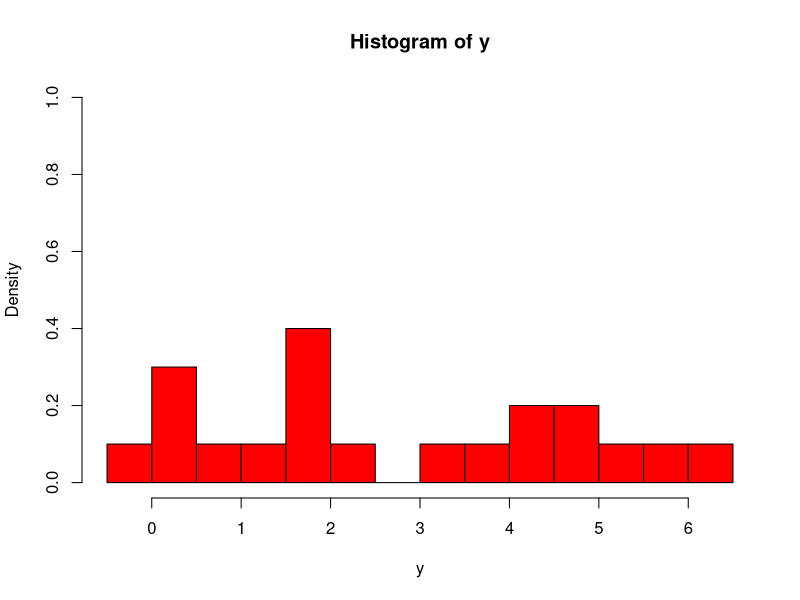
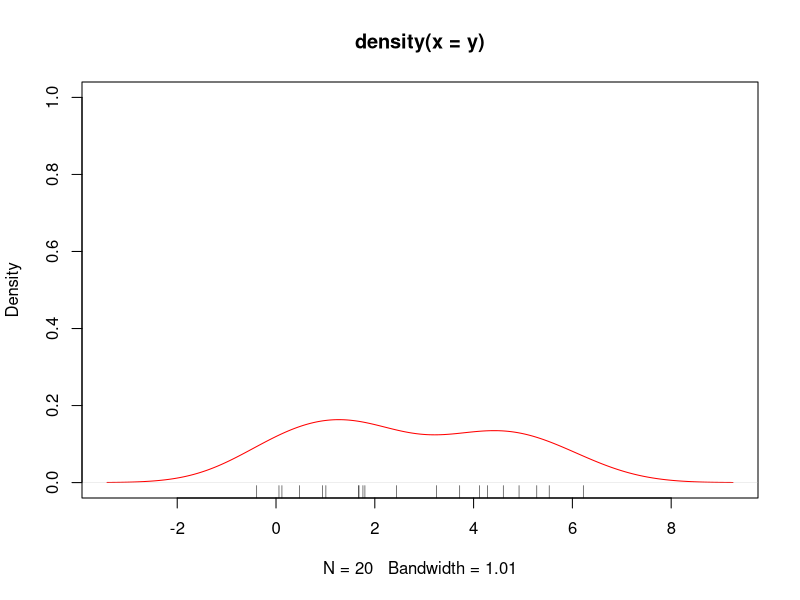
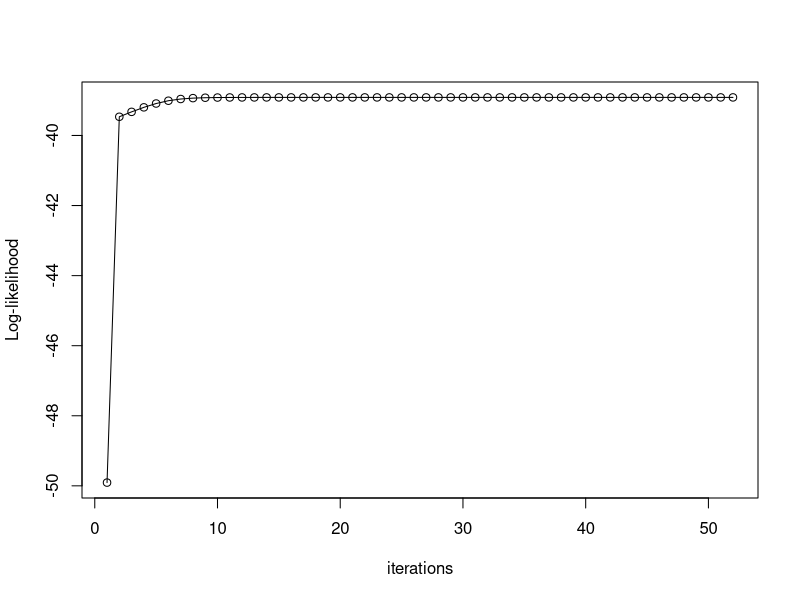

Write R code to recreate these figures, in order.
## EM Algorithm for Two-component Gaussian Mixture
## 
## author: weiya
## date: 2017-07-19

## construct the data in figure 8.5
y = c(-0.39, 0.12, 0.94, 1.67, 1.76, 2.44, 3.72, 4.28, 4.92, 5.53,
      0.06, 0.48, 1.01, 1.68, 1.80, 3.25, 4.12, 4.60, 5.28, 6.22)

## left panel of figure 8.5
hist(y, breaks = 12, freq = FALSE, col = "red", ylim = c(0, 1))

## right panel of figure 8.5
plot(density(y), ylim = c(0, 1), col = "red")
rug(y)


fnorm <- function(x, mu, sigma)
{
  return(1 / (sqrt(2*pi)*sigma) * exp(-0.5 * (x-mu)^2/sigma^2))
}

IterEM <- function(mu1, mu2, sigma1, sigma2, pi0, eps)
{
  cat('Start EM...\n')
  cat(paste0('pi = ', pi0, '\n'))
  iters = 0
  ll = c()
  while(TRUE)
  {
    ## Expectation step: compute the responsibilities
    ## calculate the delta's expectation
    gamma = sapply(y, function(x) pi0*fnorm(x, mu2, sigma2)/((1-pi0)*fnorm(x, mu1, sigma1) + pi0*fnorm(x, mu2, sigma2)))
    ll = c(ll, sum(log((1 - pi0) * fnorm(y, mu1, sigma1) +
                         pi0 * fnorm(y, mu2, sigma2)
                       )
                   )
           )
    ## Maximization Step: compute the weighted means and variances
    mu1.new = sum((1-gamma)*y) / sum(1-gamma)
    mu2.new = sum(gamma*y) / sum(gamma)
    sigma1.new = sqrt(sum((1-gamma)*(y-mu1.new)^2)/sum(1-gamma))
    sigma2.new = sqrt(sum((gamma)*(y-mu2.new)^2)/sum(gamma))
    pi0.new = sum(gamma)/length(y)
    cat(paste0('pi = ', pi0.new, '\n'))
    if (abs(pi0.new-pi)< eps || iters > 50)
    {
      cat('Finish!\n')
      cat(paste0('mu1 = ', mu1.new, '\n',
                 'mu2 = ', mu2.new, '\n',
                 'sigma1^2 = ', sigma1.new^2, '\n',
                 'sigma2^2 = ', sigma2.new^2))
      break
    }
    mu1 = mu1.new
    mu2 = mu2.new
    sigma1 = sigma1.new
    sigma2 = sigma2.new
    pi0 = pi0.new
    iters = iters + 1
  }
  return(ll)
}
## take initial guesses for the parameters
mu1 = 4.5; sigma1 = 1
mu2 = 1; sigma2 = 1
pi0 = 0.1
eps = 0.01
ll = IterEM(mu1, mu2, sigma1, sigma2, pi0, eps)

## Figure 8.6
plot(1:length(ll), ll, xlab = 'iterations', ylab = 'Log-likelihood', 'o')